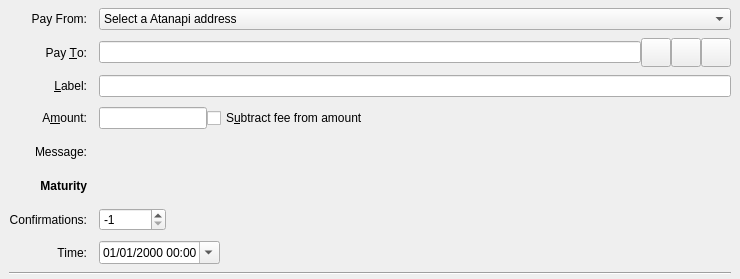
<?xml version="1.0" encoding="UTF-8"?>
<ui version="4.0">
 <class>SendFuturesEntry</class>
 <widget class="QStackedWidget" name="SendFuturesEntry">
  <property name="geometry">
   <rect>
    <x>0</x>
    <y>0</y>
    <width>740</width>
    <height>279</height>
   </rect>
  </property>
  <property name="focusPolicy">
   <enum>Qt::TabFocus</enum>
  </property>
  <property name="autoFillBackground">
   <bool>false</bool>
  </property>
  <widget class="QFrame" name="SendFutures">
   <property name="toolTip">
    <string>This is a future payment.</string>
   </property>
   <property name="frameShape">
    <enum>QFrame::NoFrame</enum>
   </property>
   <layout class="QGridLayout" name="gridLayout">
    <property name="topMargin">
     <number>8</number>
    </property>
    <property name="bottomMargin">
     <number>4</number>
    </property>
    <property name="horizontalSpacing">
     <number>12</number>
    </property>
    <property name="verticalSpacing">
     <number>8</number>
    </property>
    <item row="5" column="0">
     <widget class="QLabel" name="messageLabel">
      <property name="text">
       <string>Message:</string>
      </property>
      <property name="alignment">
       <set>Qt::AlignRight|Qt::AlignTrailing|Qt::AlignVCenter</set>
      </property>
     </widget>
    </item>
    <item row="0" column="0">
     <widget class="QLabel" name="payFromLabel">
      <property name="text">
       <string>Pay From:</string>
      </property>
      <property name="alignment">
       <set>Qt::AlignRight|Qt::AlignTrailing|Qt::AlignVCenter</set>
      </property>
     </widget>
    </item>
    <item row="3" column="1">
     <widget class="QLineEdit" name="addAsLabel">
      <property name="toolTip">
       <string>Enter a label for this address to add it to the list of used addresses</string>
      </property>
     </widget>
    </item>
    <item row="2" column="1">
     <layout class="QHBoxLayout" name="payToLayout">
      <property name="spacing">
       <number>0</number>
      </property>
      <item>
       <widget class="QValidatedLineEdit" name="payTo">
        <property name="toolTip">
         <string>The Atanapi address to send the future payment to</string>
        </property>
       </widget>
      </item>
      <item>
       <widget class="QToolButton" name="addressBookButton">
        <property name="toolTip">
         <string>Choose previously used address</string>
        </property>
        <property name="text">
         <string/>
        </property>
        <property name="iconSize">
         <size>
          <width>22</width>
          <height>22</height>
         </size>
        </property>
        <property name="shortcut">
         <string>Alt+A</string>
        </property>
       </widget>
      </item>
      <item>
       <widget class="QToolButton" name="pasteButton">
        <property name="toolTip">
         <string>Paste address from clipboard</string>
        </property>
        <property name="text">
         <string/>
        </property>
        <property name="iconSize">
         <size>
          <width>22</width>
          <height>22</height>
         </size>
        </property>
        <property name="shortcut">
         <string>Alt+P</string>
        </property>
       </widget>
      </item>
      <item>
       <widget class="QToolButton" name="deleteButton">
        <property name="toolTip">
         <string>Remove this entry</string>
        </property>
        <property name="text">
         <string/>
        </property>
        <property name="iconSize">
         <size>
          <width>22</width>
          <height>22</height>
         </size>
        </property>
       </widget>
      </item>
     </layout>
    </item>
    <item row="2" column="0">
     <widget class="QLabel" name="payToLabel">
      <property name="text">
       <string>Pay &amp;To:</string>
      </property>
      <property name="alignment">
       <set>Qt::AlignRight|Qt::AlignTrailing|Qt::AlignVCenter</set>
      </property>
      <property name="buddy">
       <cstring>payTo</cstring>
      </property>
     </widget>
    </item>
    <item row="0" column="1">
     <layout class="QHBoxLayout" name="futuresControlLayout">
      <item>
       <widget class="QComboBox" name="payFrom">
        <property name="sizePolicy">
         <sizepolicy hsizetype="Expanding" vsizetype="Fixed">
          <horstretch>0</horstretch>
          <verstretch>0</verstretch>
         </sizepolicy>
        </property>
        <property name="toolTip">
         <string>The Atanapi address to fund the future transaction</string>
        </property>
        <property name="currentText">
         <string>Select a Atanapi address</string>
        </property>
        <property name="currentIndex">
         <number>0</number>
        </property>
        <item>
         <property name="text">
          <string>Select a Atanapi address</string>
         </property>
        </item>
       </widget>
      </item>
     </layout>
    </item>
    <item row="8" column="1">
     <layout class="QHBoxLayout" name="horizontalLayout">
      <item>
       <widget class="QSpinBox" name="ftxMaturity">
        <property name="sizePolicy">
         <sizepolicy hsizetype="Maximum" vsizetype="Maximum">
          <horstretch>0</horstretch>
          <verstretch>0</verstretch>
         </sizepolicy>
        </property>
        <property name="toolTip">
         <string>Mature at number confirmations</string>
        </property>
        <property name="minimum">
         <number>-1</number>
        </property>
        <property name="maximum">
         <number>999999999</number>
        </property>
        <property name="value">
         <number>-1</number>
        </property>
       </widget>
      </item>
      <item>
       <spacer name="horizontalSpacer">
        <property name="orientation">
         <enum>Qt::Horizontal</enum>
        </property>
        <property name="sizeHint" stdset="0">
         <size>
          <width>40</width>
          <height>20</height>
         </size>
        </property>
       </spacer>
      </item>
      <item>
       <widget class="QLineEdit" name="ftxLockTimeField">
        <property name="sizePolicy">
         <sizepolicy hsizetype="Ignored" vsizetype="Ignored">
          <horstretch>0</horstretch>
          <verstretch>0</verstretch>
         </sizepolicy>
        </property>
       </widget>
      </item>
     </layout>
    </item>
    <item row="8" column="0">
     <widget class="QLabel" name="ftxMaturityLabel">
      <property name="sizePolicy">
       <sizepolicy hsizetype="Preferred" vsizetype="Preferred">
        <horstretch>0</horstretch>
        <verstretch>0</verstretch>
       </sizepolicy>
      </property>
      <property name="text">
       <string>Confirmations:</string>
      </property>
      <property name="alignment">
       <set>Qt::AlignRight|Qt::AlignTrailing|Qt::AlignVCenter</set>
      </property>
      <property name="margin">
       <number>0</number>
      </property>
     </widget>
    </item>
    <item row="11" column="0" colspan="2">
     <widget class="Line" name="line">
      <property name="orientation">
       <enum>Qt::Horizontal</enum>
      </property>
     </widget>
    </item>
    <item row="4" column="0">
     <widget class="QLabel" name="amountLabel">
      <property name="text">
       <string>A&amp;mount:</string>
      </property>
      <property name="alignment">
       <set>Qt::AlignRight|Qt::AlignTrailing|Qt::AlignVCenter</set>
      </property>
      <property name="buddy">
       <cstring>payAmount</cstring>
      </property>
     </widget>
    </item>
    <item row="7" column="0">
     <widget class="QLabel" name="maturityLabel">
      <property name="font">
       <font>
        <weight>75</weight>
        <bold>true</bold>
       </font>
      </property>
      <property name="text">
       <string>Maturity</string>
      </property>
      <property name="alignment">
       <set>Qt::AlignRight|Qt::AlignTrailing|Qt::AlignVCenter</set>
      </property>
     </widget>
    </item>
    <item row="3" column="0">
     <widget class="QLabel" name="labellLabel">
      <property name="text">
       <string>&amp;Label:</string>
      </property>
      <property name="alignment">
       <set>Qt::AlignRight|Qt::AlignTrailing|Qt::AlignVCenter</set>
      </property>
      <property name="buddy">
       <cstring>addAsLabel</cstring>
      </property>
     </widget>
    </item>
    <item row="5" column="1">
     <widget class="QLabel" name="messageTextLabel">
      <property name="toolTip">
       <string>A message that was attached to the atanapi: URI which will be stored with the transaction for your reference. Note: This message will not be sent over the Atanapi network.</string>
      </property>
      <property name="textFormat">
       <enum>Qt::PlainText</enum>
      </property>
     </widget>
    </item>
    <item row="9" column="1">
     <widget class="QDateTimeEdit" name="ftxLockTime">
      <property name="sizePolicy">
       <sizepolicy hsizetype="Maximum" vsizetype="Maximum">
        <horstretch>0</horstretch>
        <verstretch>0</verstretch>
       </sizepolicy>
      </property>
      <property name="toolTip">
       <string>Mature at date/time.</string>
      </property>
      <property name="currentSection">
       <enum>QDateTimeEdit::MonthSection</enum>
      </property>
      <property name="displayFormat">
       <string>MM/dd/yyyy hh:mm</string>
      </property>
      <property name="calendarPopup">
       <bool>true</bool>
      </property>
     </widget>
    </item>
    <item row="9" column="0">
     <widget class="QLabel" name="ftxLockTimeLabel">
      <property name="sizePolicy">
       <sizepolicy hsizetype="Preferred" vsizetype="Preferred">
        <horstretch>0</horstretch>
        <verstretch>0</verstretch>
       </sizepolicy>
      </property>
      <property name="text">
       <string>Time:</string>
      </property>
      <property name="alignment">
       <set>Qt::AlignRight|Qt::AlignTrailing|Qt::AlignVCenter</set>
      </property>
      <property name="margin">
       <number>0</number>
      </property>
      <property name="indent">
       <number>-1</number>
      </property>
     </widget>
    </item>
    <item row="4" column="1">
     <layout class="QHBoxLayout" name="horizontalLayoutAmount" stretch="0,1">
      <item>
       <widget class="BitcoinAmountField" name="payAmount"/>
      </item>
      <item>
       <widget class="QCheckBox" name="checkboxSubtractFeeFromAmount">
        <property name="sizePolicy">
         <sizepolicy hsizetype="Ignored" vsizetype="Ignored">
          <horstretch>0</horstretch>
          <verstretch>0</verstretch>
         </sizepolicy>
        </property>
        <property name="toolTip">
         <string>The fee will be deducted from the amount being sent. The recipient will receive a lower amount of Atanapi than you enter in the amount field. If multiple recipients are selected, the fee is split equally.</string>
        </property>
        <property name="text">
         <string>S&amp;ubtract fee from amount</string>
        </property>
       </widget>
      </item>
     </layout>
    </item>
   </layout>
  </widget>
  <widget class="QFrame" name="SendCoins_UnauthenticatedPaymentRequest">
   <property name="palette">
    <palette>
     <active>
      <colorrole role="WindowText">
       <brush brushstyle="SolidPattern">
        <color alpha="255">
         <red>0</red>
         <green>0</green>
         <blue>0</blue>
        </color>
       </brush>
      </colorrole>
      <colorrole role="Button">
       <brush brushstyle="SolidPattern">
        <color alpha="255">
         <red>255</red>
         <green>255</green>
         <blue>127</blue>
        </color>
       </brush>
      </colorrole>
      <colorrole role="Light">
       <brush brushstyle="SolidPattern">
        <color alpha="255">
         <red>255</red>
         <green>255</green>
         <blue>255</blue>
        </color>
       </brush>
      </colorrole>
      <colorrole role="Midlight">
       <brush brushstyle="SolidPattern">
        <color alpha="255">
         <red>255</red>
         <green>255</green>
         <blue>191</blue>
        </color>
       </brush>
      </colorrole>
      <colorrole role="Dark">
       <brush brushstyle="SolidPattern">
        <color alpha="255">
         <red>127</red>
         <green>127</green>
         <blue>63</blue>
        </color>
       </brush>
      </colorrole>
      <colorrole role="Mid">
       <brush brushstyle="SolidPattern">
        <color alpha="255">
         <red>170</red>
         <green>170</green>
         <blue>84</blue>
        </color>
       </brush>
      </colorrole>
      <colorrole role="Text">
       <brush brushstyle="SolidPattern">
        <color alpha="255">
         <red>0</red>
         <green>0</green>
         <blue>0</blue>
        </color>
       </brush>
      </colorrole>
      <colorrole role="BrightText">
       <brush brushstyle="SolidPattern">
        <color alpha="255">
         <red>255</red>
         <green>255</green>
         <blue>255</blue>
        </color>
       </brush>
      </colorrole>
      <colorrole role="ButtonText">
       <brush brushstyle="SolidPattern">
        <color alpha="255">
         <red>0</red>
         <green>0</green>
         <blue>0</blue>
        </color>
       </brush>
      </colorrole>
      <colorrole role="Base">
       <brush brushstyle="SolidPattern">
        <color alpha="255">
         <red>255</red>
         <green>255</green>
         <blue>255</blue>
        </color>
       </brush>
      </colorrole>
      <colorrole role="Window">
       <brush brushstyle="SolidPattern">
        <color alpha="255">
         <red>255</red>
         <green>255</green>
         <blue>127</blue>
        </color>
       </brush>
      </colorrole>
      <colorrole role="Shadow">
       <brush brushstyle="SolidPattern">
        <color alpha="255">
         <red>0</red>
         <green>0</green>
         <blue>0</blue>
        </color>
       </brush>
      </colorrole>
      <colorrole role="AlternateBase">
       <brush brushstyle="SolidPattern">
        <color alpha="255">
         <red>255</red>
         <green>255</green>
         <blue>191</blue>
        </color>
       </brush>
      </colorrole>
      <colorrole role="ToolTipBase">
       <brush brushstyle="SolidPattern">
        <color alpha="255">
         <red>255</red>
         <green>255</green>
         <blue>220</blue>
        </color>
       </brush>
      </colorrole>
      <colorrole role="ToolTipText">
       <brush brushstyle="SolidPattern">
        <color alpha="255">
         <red>0</red>
         <green>0</green>
         <blue>0</blue>
        </color>
       </brush>
      </colorrole>
     </active>
     <inactive>
      <colorrole role="WindowText">
       <brush brushstyle="SolidPattern">
        <color alpha="255">
         <red>0</red>
         <green>0</green>
         <blue>0</blue>
        </color>
       </brush>
      </colorrole>
      <colorrole role="Button">
       <brush brushstyle="SolidPattern">
        <color alpha="255">
         <red>255</red>
         <green>255</green>
         <blue>127</blue>
        </color>
       </brush>
      </colorrole>
      <colorrole role="Light">
       <brush brushstyle="SolidPattern">
        <color alpha="255">
         <red>255</red>
         <green>255</green>
         <blue>255</blue>
        </color>
       </brush>
      </colorrole>
      <colorrole role="Midlight">
       <brush brushstyle="SolidPattern">
        <color alpha="255">
         <red>255</red>
         <green>255</green>
         <blue>191</blue>
        </color>
       </brush>
      </colorrole>
      <colorrole role="Dark">
       <brush brushstyle="SolidPattern">
        <color alpha="255">
         <red>127</red>
         <green>127</green>
         <blue>63</blue>
        </color>
       </brush>
      </colorrole>
      <colorrole role="Mid">
       <brush brushstyle="SolidPattern">
        <color alpha="255">
         <red>170</red>
         <green>170</green>
         <blue>84</blue>
        </color>
       </brush>
      </colorrole>
      <colorrole role="Text">
       <brush brushstyle="SolidPattern">
        <color alpha="255">
         <red>0</red>
         <green>0</green>
         <blue>0</blue>
        </color>
       </brush>
      </colorrole>
      <colorrole role="BrightText">
       <brush brushstyle="SolidPattern">
        <color alpha="255">
         <red>255</red>
         <green>255</green>
         <blue>255</blue>
        </color>
       </brush>
      </colorrole>
      <colorrole role="ButtonText">
       <brush brushstyle="SolidPattern">
        <color alpha="255">
         <red>0</red>
         <green>0</green>
         <blue>0</blue>
        </color>
       </brush>
      </colorrole>
      <colorrole role="Base">
       <brush brushstyle="SolidPattern">
        <color alpha="255">
         <red>255</red>
         <green>255</green>
         <blue>255</blue>
        </color>
       </brush>
      </colorrole>
      <colorrole role="Window">
       <brush brushstyle="SolidPattern">
        <color alpha="255">
         <red>255</red>
         <green>255</green>
         <blue>127</blue>
        </color>
       </brush>
      </colorrole>
      <colorrole role="Shadow">
       <brush brushstyle="SolidPattern">
        <color alpha="255">
         <red>0</red>
         <green>0</green>
         <blue>0</blue>
        </color>
       </brush>
      </colorrole>
      <colorrole role="AlternateBase">
       <brush brushstyle="SolidPattern">
        <color alpha="255">
         <red>255</red>
         <green>255</green>
         <blue>191</blue>
        </color>
       </brush>
      </colorrole>
      <colorrole role="ToolTipBase">
       <brush brushstyle="SolidPattern">
        <color alpha="255">
         <red>255</red>
         <green>255</green>
         <blue>220</blue>
        </color>
       </brush>
      </colorrole>
      <colorrole role="ToolTipText">
       <brush brushstyle="SolidPattern">
        <color alpha="255">
         <red>0</red>
         <green>0</green>
         <blue>0</blue>
        </color>
       </brush>
      </colorrole>
     </inactive>
     <disabled>
      <colorrole role="WindowText">
       <brush brushstyle="SolidPattern">
        <color alpha="255">
         <red>127</red>
         <green>127</green>
         <blue>63</blue>
        </color>
       </brush>
      </colorrole>
      <colorrole role="Button">
       <brush brushstyle="SolidPattern">
        <color alpha="255">
         <red>255</red>
         <green>255</green>
         <blue>127</blue>
        </color>
       </brush>
      </colorrole>
      <colorrole role="Light">
       <brush brushstyle="SolidPattern">
        <color alpha="255">
         <red>255</red>
         <green>255</green>
         <blue>255</blue>
        </color>
       </brush>
      </colorrole>
      <colorrole role="Midlight">
       <brush brushstyle="SolidPattern">
        <color alpha="255">
         <red>255</red>
         <green>255</green>
         <blue>191</blue>
        </color>
       </brush>
      </colorrole>
      <colorrole role="Dark">
       <brush brushstyle="SolidPattern">
        <color alpha="255">
         <red>127</red>
         <green>127</green>
         <blue>63</blue>
        </color>
       </brush>
      </colorrole>
      <colorrole role="Mid">
       <brush brushstyle="SolidPattern">
        <color alpha="255">
         <red>170</red>
         <green>170</green>
         <blue>84</blue>
        </color>
       </brush>
      </colorrole>
      <colorrole role="Text">
       <brush brushstyle="SolidPattern">
        <color alpha="255">
         <red>127</red>
         <green>127</green>
         <blue>63</blue>
        </color>
       </brush>
      </colorrole>
      <colorrole role="BrightText">
       <brush brushstyle="SolidPattern">
        <color alpha="255">
         <red>255</red>
         <green>255</green>
         <blue>255</blue>
        </color>
       </brush>
      </colorrole>
      <colorrole role="ButtonText">
       <brush brushstyle="SolidPattern">
        <color alpha="255">
         <red>127</red>
         <green>127</green>
         <blue>63</blue>
        </color>
       </brush>
      </colorrole>
      <colorrole role="Base">
       <brush brushstyle="SolidPattern">
        <color alpha="255">
         <red>255</red>
         <green>255</green>
         <blue>127</blue>
        </color>
       </brush>
      </colorrole>
      <colorrole role="Window">
       <brush brushstyle="SolidPattern">
        <color alpha="255">
         <red>255</red>
         <green>255</green>
         <blue>127</blue>
        </color>
       </brush>
      </colorrole>
      <colorrole role="Shadow">
       <brush brushstyle="SolidPattern">
        <color alpha="255">
         <red>0</red>
         <green>0</green>
         <blue>0</blue>
        </color>
       </brush>
      </colorrole>
      <colorrole role="AlternateBase">
       <brush brushstyle="SolidPattern">
        <color alpha="255">
         <red>255</red>
         <green>255</green>
         <blue>127</blue>
        </color>
       </brush>
      </colorrole>
      <colorrole role="ToolTipBase">
       <brush brushstyle="SolidPattern">
        <color alpha="255">
         <red>255</red>
         <green>255</green>
         <blue>220</blue>
        </color>
       </brush>
      </colorrole>
      <colorrole role="ToolTipText">
       <brush brushstyle="SolidPattern">
        <color alpha="255">
         <red>0</red>
         <green>0</green>
         <blue>0</blue>
        </color>
       </brush>
      </colorrole>
     </disabled>
    </palette>
   </property>
   <property name="toolTip">
    <string>This is an unauthenticated payment request.</string>
   </property>
   <property name="autoFillBackground">
    <bool>true</bool>
   </property>
   <property name="frameShape">
    <enum>QFrame::NoFrame</enum>
   </property>
   <layout class="QGridLayout" name="gridLayout_is">
    <property name="spacing">
     <number>12</number>
    </property>
    <item row="0" column="0">
     <widget class="QLabel" name="payToLabel_is">
      <property name="text">
       <string>Pay To:</string>
      </property>
      <property name="alignment">
       <set>Qt::AlignRight|Qt::AlignTrailing|Qt::AlignVCenter</set>
      </property>
     </widget>
    </item>
    <item row="0" column="1">
     <layout class="QHBoxLayout" name="payToLayout_is">
      <property name="spacing">
       <number>0</number>
      </property>
      <item>
       <widget class="QLabel" name="payTo_is"/>
      </item>
      <item>
       <widget class="QToolButton" name="deleteButton_is">
        <property name="toolTip">
         <string>Remove this entry</string>
        </property>
        <property name="text">
         <string/>
        </property>
       </widget>
      </item>
     </layout>
    </item>
    <item row="1" column="0">
     <widget class="QLabel" name="memoLabel_is">
      <property name="text">
       <string>Memo:</string>
      </property>
      <property name="alignment">
       <set>Qt::AlignRight|Qt::AlignTrailing|Qt::AlignVCenter</set>
      </property>
     </widget>
    </item>
    <item row="1" column="1">
     <widget class="QLabel" name="memoTextLabel_is">
      <property name="textFormat">
       <enum>Qt::PlainText</enum>
      </property>
     </widget>
    </item>
    <item row="2" column="0">
     <widget class="QLabel" name="amountLabel_is">
      <property name="text">
       <string>A&amp;mount:</string>
      </property>
      <property name="alignment">
       <set>Qt::AlignRight|Qt::AlignTrailing|Qt::AlignVCenter</set>
      </property>
      <property name="buddy">
       <cstring>payAmount_is</cstring>
      </property>
     </widget>
    </item>
    <item row="2" column="1">
     <widget class="BitcoinAmountField" name="payAmount_is">
      <property name="acceptDrops">
       <bool>false</bool>
      </property>
     </widget>
    </item>
   </layout>
  </widget>
  <widget class="QFrame" name="SendCoins_AuthenticatedPaymentRequest">
   <property name="palette">
    <palette>
     <active>
      <colorrole role="WindowText">
       <brush brushstyle="SolidPattern">
        <color alpha="255">
         <red>0</red>
         <green>0</green>
         <blue>0</blue>
        </color>
       </brush>
      </colorrole>
      <colorrole role="Button">
       <brush brushstyle="SolidPattern">
        <color alpha="255">
         <red>140</red>
         <green>232</green>
         <blue>119</blue>
        </color>
       </brush>
      </colorrole>
      <colorrole role="Light">
       <brush brushstyle="SolidPattern">
        <color alpha="255">
         <red>230</red>
         <green>255</green>
         <blue>224</blue>
        </color>
       </brush>
      </colorrole>
      <colorrole role="Midlight">
       <brush brushstyle="SolidPattern">
        <color alpha="255">
         <red>185</red>
         <green>243</green>
         <blue>171</blue>
        </color>
       </brush>
      </colorrole>
      <colorrole role="Dark">
       <brush brushstyle="SolidPattern">
        <color alpha="255">
         <red>70</red>
         <green>116</green>
         <blue>59</blue>
        </color>
       </brush>
      </colorrole>
      <colorrole role="Mid">
       <brush brushstyle="SolidPattern">
        <color alpha="255">
         <red>93</red>
         <green>155</green>
         <blue>79</blue>
        </color>
       </brush>
      </colorrole>
      <colorrole role="Text">
       <brush brushstyle="SolidPattern">
        <color alpha="255">
         <red>0</red>
         <green>0</green>
         <blue>0</blue>
        </color>
       </brush>
      </colorrole>
      <colorrole role="BrightText">
       <brush brushstyle="SolidPattern">
        <color alpha="255">
         <red>155</red>
         <green>255</green>
         <blue>147</blue>
        </color>
       </brush>
      </colorrole>
      <colorrole role="ButtonText">
       <brush brushstyle="SolidPattern">
        <color alpha="255">
         <red>0</red>
         <green>0</green>
         <blue>0</blue>
        </color>
       </brush>
      </colorrole>
      <colorrole role="Base">
       <brush brushstyle="SolidPattern">
        <color alpha="255">
         <red>119</red>
         <green>255</green>
         <blue>233</blue>
        </color>
       </brush>
      </colorrole>
      <colorrole role="Window">
       <brush brushstyle="SolidPattern">
        <color alpha="255">
         <red>140</red>
         <green>232</green>
         <blue>119</blue>
        </color>
       </brush>
      </colorrole>
      <colorrole role="Shadow">
       <brush brushstyle="SolidPattern">
        <color alpha="255">
         <red>0</red>
         <green>0</green>
         <blue>0</blue>
        </color>
       </brush>
      </colorrole>
      <colorrole role="AlternateBase">
       <brush brushstyle="SolidPattern">
        <color alpha="255">
         <red>197</red>
         <green>243</green>
         <blue>187</blue>
        </color>
       </brush>
      </colorrole>
      <colorrole role="NoRole">
       <brush brushstyle="SolidPattern">
        <color alpha="255">
         <red>125</red>
         <green>194</green>
         <blue>122</blue>
        </color>
       </brush>
      </colorrole>
      <colorrole role="ToolTipBase">
       <brush brushstyle="SolidPattern">
        <color alpha="255">
         <red>255</red>
         <green>255</green>
         <blue>220</blue>
        </color>
       </brush>
      </colorrole>
      <colorrole role="ToolTipText">
       <brush brushstyle="SolidPattern">
        <color alpha="255">
         <red>0</red>
         <green>0</green>
         <blue>0</blue>
        </color>
       </brush>
      </colorrole>
     </active>
     <inactive>
      <colorrole role="WindowText">
       <brush brushstyle="SolidPattern">
        <color alpha="255">
         <red>0</red>
         <green>0</green>
         <blue>0</blue>
        </color>
       </brush>
      </colorrole>
      <colorrole role="Button">
       <brush brushstyle="SolidPattern">
        <color alpha="255">
         <red>140</red>
         <green>232</green>
         <blue>119</blue>
        </color>
       </brush>
      </colorrole>
      <colorrole role="Light">
       <brush brushstyle="SolidPattern">
        <color alpha="255">
         <red>230</red>
         <green>255</green>
         <blue>224</blue>
        </color>
       </brush>
      </colorrole>
      <colorrole role="Midlight">
       <brush brushstyle="SolidPattern">
        <color alpha="255">
         <red>185</red>
         <green>243</green>
         <blue>171</blue>
        </color>
       </brush>
      </colorrole>
      <colorrole role="Dark">
       <brush brushstyle="SolidPattern">
        <color alpha="255">
         <red>70</red>
         <green>116</green>
         <blue>59</blue>
        </color>
       </brush>
      </colorrole>
      <colorrole role="Mid">
       <brush brushstyle="SolidPattern">
        <color alpha="255">
         <red>93</red>
         <green>155</green>
         <blue>79</blue>
        </color>
       </brush>
      </colorrole>
      <colorrole role="Text">
       <brush brushstyle="SolidPattern">
        <color alpha="255">
         <red>0</red>
         <green>0</green>
         <blue>0</blue>
        </color>
       </brush>
      </colorrole>
      <colorrole role="BrightText">
       <brush brushstyle="SolidPattern">
        <color alpha="255">
         <red>155</red>
         <green>255</green>
         <blue>147</blue>
        </color>
       </brush>
      </colorrole>
      <colorrole role="ButtonText">
       <brush brushstyle="SolidPattern">
        <color alpha="255">
         <red>0</red>
         <green>0</green>
         <blue>0</blue>
        </color>
       </brush>
      </colorrole>
      <colorrole role="Base">
       <brush brushstyle="SolidPattern">
        <color alpha="255">
         <red>119</red>
         <green>255</green>
         <blue>233</blue>
        </color>
       </brush>
      </colorrole>
      <colorrole role="Window">
       <brush brushstyle="SolidPattern">
        <color alpha="255">
         <red>140</red>
         <green>232</green>
         <blue>119</blue>
        </color>
       </brush>
      </colorrole>
      <colorrole role="Shadow">
       <brush brushstyle="SolidPattern">
        <color alpha="255">
         <red>0</red>
         <green>0</green>
         <blue>0</blue>
        </color>
       </brush>
      </colorrole>
      <colorrole role="AlternateBase">
       <brush brushstyle="SolidPattern">
        <color alpha="255">
         <red>197</red>
         <green>243</green>
         <blue>187</blue>
        </color>
       </brush>
      </colorrole>
      <colorrole role="NoRole">
       <brush brushstyle="SolidPattern">
        <color alpha="255">
         <red>125</red>
         <green>194</green>
         <blue>122</blue>
        </color>
       </brush>
      </colorrole>
      <colorrole role="ToolTipBase">
       <brush brushstyle="SolidPattern">
        <color alpha="255">
         <red>255</red>
         <green>255</green>
         <blue>220</blue>
        </color>
       </brush>
      </colorrole>
      <colorrole role="ToolTipText">
       <brush brushstyle="SolidPattern">
        <color alpha="255">
         <red>0</red>
         <green>0</green>
         <blue>0</blue>
        </color>
       </brush>
      </colorrole>
     </inactive>
     <disabled>
      <colorrole role="WindowText">
       <brush brushstyle="SolidPattern">
        <color alpha="255">
         <red>70</red>
         <green>116</green>
         <blue>59</blue>
        </color>
       </brush>
      </colorrole>
      <colorrole role="Button">
       <brush brushstyle="SolidPattern">
        <color alpha="255">
         <red>140</red>
         <green>232</green>
         <blue>119</blue>
        </color>
       </brush>
      </colorrole>
      <colorrole role="Light">
       <brush brushstyle="SolidPattern">
        <color alpha="255">
         <red>230</red>
         <green>255</green>
         <blue>224</blue>
        </color>
       </brush>
      </colorrole>
      <colorrole role="Midlight">
       <brush brushstyle="SolidPattern">
        <color alpha="255">
         <red>185</red>
         <green>243</green>
         <blue>171</blue>
        </color>
       </brush>
      </colorrole>
      <colorrole role="Dark">
       <brush brushstyle="SolidPattern">
        <color alpha="255">
         <red>70</red>
         <green>116</green>
         <blue>59</blue>
        </color>
       </brush>
      </colorrole>
      <colorrole role="Mid">
       <brush brushstyle="SolidPattern">
        <color alpha="255">
         <red>93</red>
         <green>155</green>
         <blue>79</blue>
        </color>
       </brush>
      </colorrole>
      <colorrole role="Text">
       <brush brushstyle="SolidPattern">
        <color alpha="255">
         <red>70</red>
         <green>116</green>
         <blue>59</blue>
        </color>
       </brush>
      </colorrole>
      <colorrole role="BrightText">
       <brush brushstyle="SolidPattern">
        <color alpha="255">
         <red>155</red>
         <green>255</green>
         <blue>147</blue>
        </color>
       </brush>
      </colorrole>
      <colorrole role="ButtonText">
       <brush brushstyle="SolidPattern">
        <color alpha="255">
         <red>70</red>
         <green>116</green>
         <blue>59</blue>
        </color>
       </brush>
      </colorrole>
      <colorrole role="Base">
       <brush brushstyle="SolidPattern">
        <color alpha="255">
         <red>140</red>
         <green>232</green>
         <blue>119</blue>
        </color>
       </brush>
      </colorrole>
      <colorrole role="Window">
       <brush brushstyle="SolidPattern">
        <color alpha="255">
         <red>140</red>
         <green>232</green>
         <blue>119</blue>
        </color>
       </brush>
      </colorrole>
      <colorrole role="Shadow">
       <brush brushstyle="SolidPattern">
        <color alpha="255">
         <red>0</red>
         <green>0</green>
         <blue>0</blue>
        </color>
       </brush>
      </colorrole>
      <colorrole role="AlternateBase">
       <brush brushstyle="SolidPattern">
        <color alpha="255">
         <red>140</red>
         <green>232</green>
         <blue>119</blue>
        </color>
       </brush>
      </colorrole>
      <colorrole role="NoRole">
       <brush brushstyle="SolidPattern">
        <color alpha="255">
         <red>125</red>
         <green>194</green>
         <blue>122</blue>
        </color>
       </brush>
      </colorrole>
      <colorrole role="ToolTipBase">
       <brush brushstyle="SolidPattern">
        <color alpha="255">
         <red>255</red>
         <green>255</green>
         <blue>220</blue>
        </color>
       </brush>
      </colorrole>
      <colorrole role="ToolTipText">
       <brush brushstyle="SolidPattern">
        <color alpha="255">
         <red>0</red>
         <green>0</green>
         <blue>0</blue>
        </color>
       </brush>
      </colorrole>
     </disabled>
    </palette>
   </property>
   <property name="toolTip">
    <string>This is an authenticated payment request.</string>
   </property>
   <property name="autoFillBackground">
    <bool>true</bool>
   </property>
   <property name="frameShape">
    <enum>QFrame::NoFrame</enum>
   </property>
   <layout class="QGridLayout" name="gridLayout_s">
    <property name="spacing">
     <number>12</number>
    </property>
    <item row="0" column="0">
     <widget class="QLabel" name="payToLabel_s">
      <property name="text">
       <string>Pay To:</string>
      </property>
      <property name="alignment">
       <set>Qt::AlignRight|Qt::AlignTrailing|Qt::AlignVCenter</set>
      </property>
     </widget>
    </item>
    <item row="0" column="1">
     <layout class="QHBoxLayout" name="payToLayout_s">
      <property name="spacing">
       <number>0</number>
      </property>
      <item>
       <widget class="QLabel" name="payTo_s">
        <property name="textFormat">
         <enum>Qt::PlainText</enum>
        </property>
       </widget>
      </item>
      <item>
       <widget class="QToolButton" name="deleteButton_s">
        <property name="toolTip">
         <string>Remove this entry</string>
        </property>
        <property name="text">
         <string/>
        </property>
       </widget>
      </item>
     </layout>
    </item>
    <item row="1" column="0">
     <widget class="QLabel" name="memoLabel_s">
      <property name="text">
       <string>Memo:</string>
      </property>
      <property name="alignment">
       <set>Qt::AlignRight|Qt::AlignTrailing|Qt::AlignVCenter</set>
      </property>
     </widget>
    </item>
    <item row="1" column="1">
     <widget class="QLabel" name="memoTextLabel_s">
      <property name="textFormat">
       <enum>Qt::PlainText</enum>
      </property>
     </widget>
    </item>
    <item row="2" column="0">
     <widget class="QLabel" name="amountLabel_s">
      <property name="text">
       <string>A&amp;mount:</string>
      </property>
      <property name="alignment">
       <set>Qt::AlignRight|Qt::AlignTrailing|Qt::AlignVCenter</set>
      </property>
      <property name="buddy">
       <cstring>payAmount_s</cstring>
      </property>
     </widget>
    </item>
    <item row="2" column="1">
     <widget class="BitcoinAmountField" name="payAmount_s">
      <property name="acceptDrops">
       <bool>false</bool>
      </property>
     </widget>
    </item>
   </layout>
  </widget>
 </widget>
 <customwidgets>
  <customwidget>
   <class>QValidatedLineEdit</class>
   <extends>QLineEdit</extends>
   <header>qt/qvalidatedlineedit.h</header>
  </customwidget>
  <customwidget>
   <class>BitcoinAmountField</class>
   <extends>QLineEdit</extends>
   <header>qt/bitcoinamountfield.h</header>
   <container>1</container>
  </customwidget>
 </customwidgets>
 <tabstops>
  <tabstop>payTo</tabstop>
  <tabstop>addressBookButton</tabstop>
  <tabstop>pasteButton</tabstop>
  <tabstop>deleteButton</tabstop>
  <tabstop>addAsLabel</tabstop>
  <tabstop>payAmount</tabstop>
  <tabstop>payAmount_is</tabstop>
  <tabstop>deleteButton_is</tabstop>
  <tabstop>payAmount_s</tabstop>
  <tabstop>deleteButton_s</tabstop>
 </tabstops>
 <resources>
  <include location="../atanapi.qrc"/>
 </resources>
 <connections/>
</ui>
